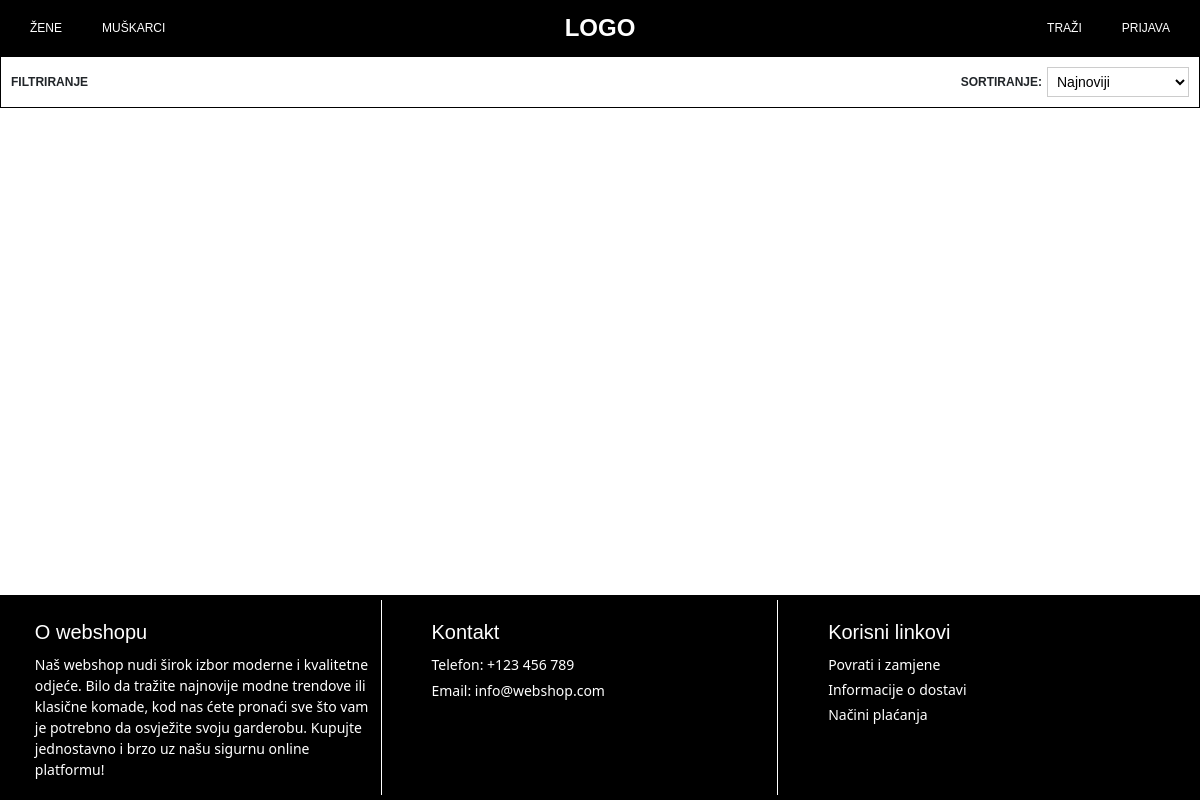
The page /webshop/female/dresses/ on the database as committed earlier.
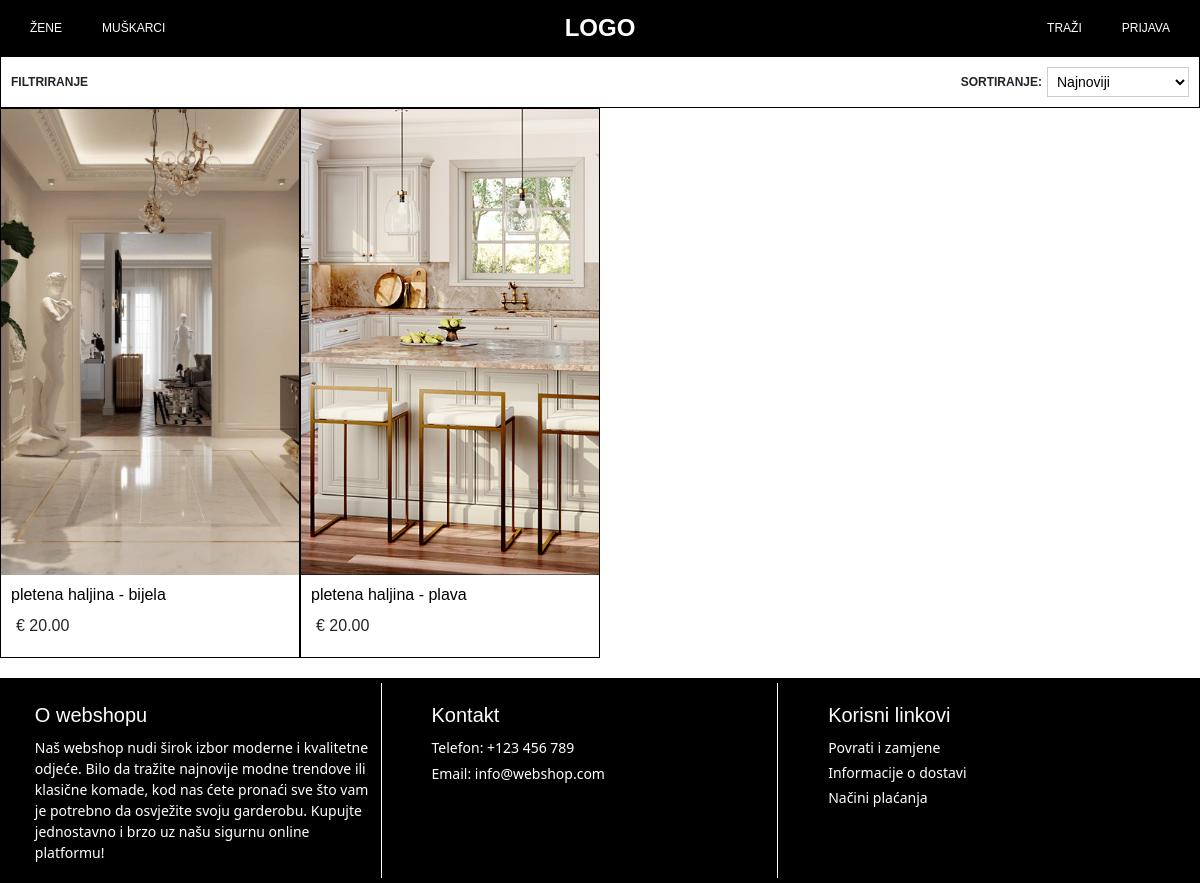
The same page on the database as committed later.
### webshop/models.py (models this page shows, shortened)
class ProductVariation(models.Model):
    product = models.ForeignKey(Product, on_delete=models.CASCADE, related_name='variations')
    main_image = models.ImageField(upload_to='products/', blank=True, null=True)
    color = models.ForeignKey(Color, on_delete=models.CASCADE)
    sizes = models.ManyToManyField(Size, through='ProductVariationSize')

class Product(models.Model):
    category = models.ForeignKey(Category, on_delete=models.CASCADE)
    subcategory = models.ForeignKey(SubCategory, on_delete=models.CASCADE)
    name = models.CharField(max_length=255)
    slug = models.SlugField(unique=False, blank=True, null=True)
    price = models.DecimalField(max_digits=10, decimal_places=2)
    details = models.TextField()
    composition = models.TextField()
    origin = models.CharField(max_length=255)
    care_instructions = models.TextField()
    created_at = models.DateTimeField(default=timezone.now)
    reference_number = models.CharField(max_length=100, unique=False, default=uuid.uuid4, editable=False)

class Color(models.Model):
    name = models.CharField(max_length=100)

### webshop/views.py (the view)
# urls.py: path('<slug:category_name>/<slug:subcategory_name>/', views.articles_display_view, name='articles_display'),
def articles_display_view(request, category_name, subcategory_name):
    category = get_object_or_404(Category, slug=category_name)
    subcategory = get_object_or_404(SubCategory, slug=subcategory_name, category=category)
    products = Product.objects.filter(subcategory=subcategory).prefetch_related(
        'variations__images'
    )
    context = {
        'category_name': category_name,
        'subcategory_name': subcategory_name,
        'products': products
    }
    return render(request, 'webshop/articles_display.html', context)

### webshop/templates/webshop/articles_display.html (shortened to what this page needs)
{% extends 'webshop/base.html' %}
{% load static %}
{% block extra_css %}
<link rel="stylesheet" href="{% static 'webshop/css/articles_display.css' %}">
{% endblock %}
{% block content %}
<div class ="sticky-header2">
  <div class="filter-sorting-container">
    <div>
      <h4>FILTRIRANJE</h4>
    </div>
    <div class = "sorting">
      <h4>SORTIRANJE: </h4>
      <form method="GET" action="{% url 'webshop:sort_articles' category_name subcategory_name %}">
        <select name="sort" onchange="this.form.submit()">
          <option value="newest" {% if request.GET.sort == 'newest' %}selected{% endif %}>Najnoviji</option>
        </select>
    </form>
    </div>
  </div>
</div>
<div class="articles-container">
  {% for product in products %}
    {% for variation in product.variations.all %}
      <div class="article">
        <div class="article-image-wrapper">
            <a href="{% url 'webshop:articles_details' category_name subcategory_name product.slug %}">
                <img src="{{ variation.main_image.url }}" alt="{{ product.name }}" class="main-image">
            </a>
        </div>
        <div class="article-info">
          <a href="{% url 'webshop:articles_details' category_name subcategory_name product.slug %}">
            <h2>{{ product.name }} - {{ variation.color.name }}</h2>
          </a>
          <p class="price">€ {{ product.price }}</p>
        </div>
      </div>
    {% endfor %}
  {% endfor %}
</div>
{% endblock %}

Rows that differ between the two databases and show on the page:
added Product: name "pletena haljina", price "20.00"
added ProductVariation: main_image (picture), color.name "bijela"
added ProductVariation: main_image (picture), color.name "plava"
